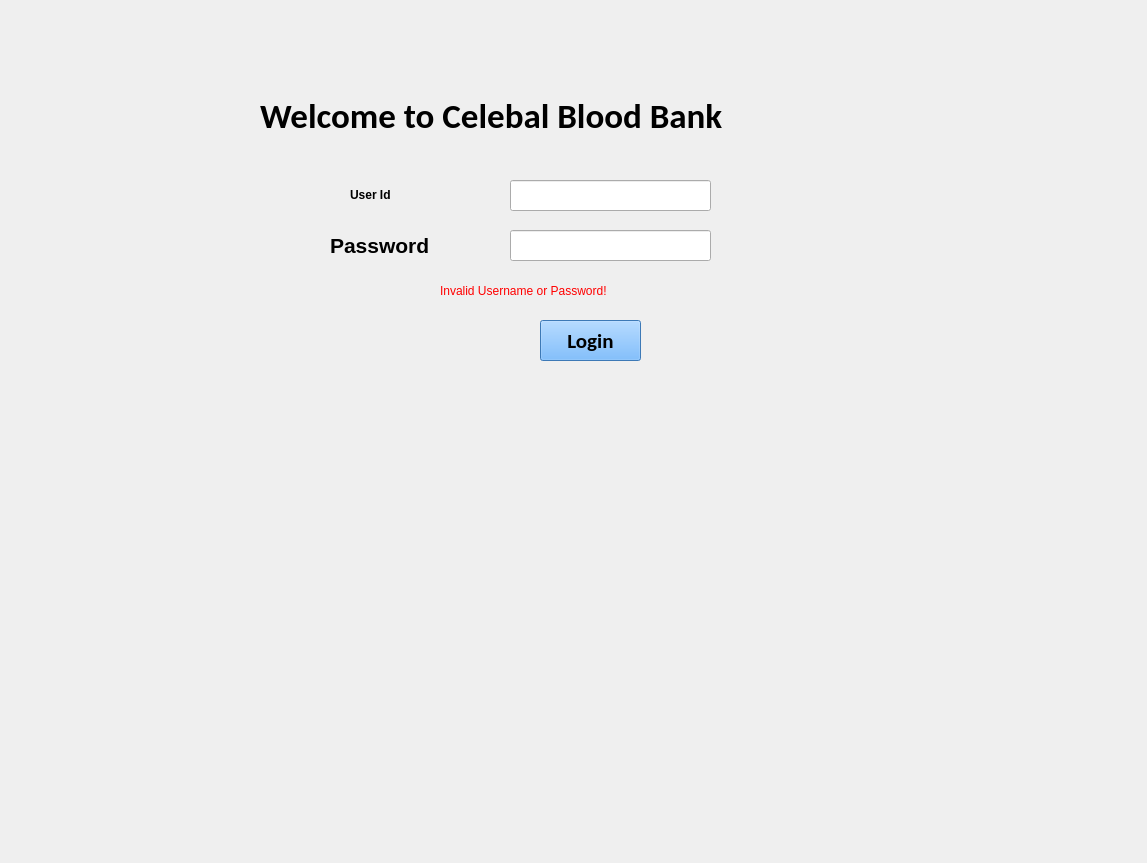
<?xml version="1.0" encoding="UTF-8"?>
<ui version="4.0">
 <class>form</class>
 <widget class="QWidget" name="form">
  <property name="geometry">
   <rect>
    <x>0</x>
    <y>0</y>
    <width>1147</width>
    <height>863</height>
   </rect>
  </property>
  <property name="windowTitle">
   <string>Form</string>
  </property>
  <widget class="QPushButton" name="LoginButton">
   <property name="geometry">
    <rect>
     <x>540</x>
     <y>320</y>
     <width>101</width>
     <height>41</height>
    </rect>
   </property>
   <property name="font">
    <font>
     <family>Calibri</family>
     <pointsize>16</pointsize>
     <weight>75</weight>
     <bold>true</bold>
    </font>
   </property>
   <property name="styleSheet">
    <string notr="true">background-color: rgb(255, 255, 255);
background-color: rgb(85, 170, 255);</string>
   </property>
   <property name="text">
    <string>Login</string>
   </property>
  </widget>
  <widget class="QLineEdit" name="UserIdLineEdit">
   <property name="geometry">
    <rect>
     <x>510</x>
     <y>180</y>
     <width>201</width>
     <height>31</height>
    </rect>
   </property>
  </widget>
  <widget class="QLabel" name="UserIdLabel">
   <property name="geometry">
    <rect>
     <x>350</x>
     <y>170</y>
     <width>101</width>
     <height>51</height>
    </rect>
   </property>
   <property name="styleSheet">
    <string notr="true">font: 75 16pt &quot;MS Shell Dlg 2&quot;;</string>
   </property>
   <property name="text">
    <string>&lt;html&gt;&lt;head/&gt;&lt;body&gt;&lt;p&gt;&lt;span style=&quot; font-weight:600;&quot;&gt;User Id&lt;/span&gt;&lt;/p&gt;&lt;/body&gt;&lt;/html&gt;</string>
   </property>
  </widget>
  <widget class="QLabel" name="PasswordLabel">
   <property name="geometry">
    <rect>
     <x>330</x>
     <y>230</y>
     <width>151</width>
     <height>31</height>
    </rect>
   </property>
   <property name="font">
    <font>
     <family>MS Shell Dlg 2</family>
     <pointsize>16</pointsize>
     <weight>9</weight>
     <italic>false</italic>
     <bold>false</bold>
    </font>
   </property>
   <property name="styleSheet">
    <string notr="true">font: 75 12pt &quot;MS Shell Dlg 2&quot;;
font: 75 16pt &quot;MS Shell Dlg 2&quot;;
font: 75 16pt &quot;MS Shell Dlg 2&quot;;</string>
   </property>
   <property name="text">
    <string>&lt;html&gt;&lt;head/&gt;&lt;body&gt;&lt;p&gt;&lt;span style=&quot; font-weight:600;&quot;&gt;Password&lt;/span&gt;&lt;/p&gt;&lt;/body&gt;&lt;/html&gt;</string>
   </property>
  </widget>
  <widget class="QLabel" name="WelcomeLabel">
   <property name="geometry">
    <rect>
     <x>260</x>
     <y>70</y>
     <width>611</width>
     <height>91</height>
    </rect>
   </property>
   <property name="font">
    <font>
     <family>Calibri</family>
     <pointsize>26</pointsize>
     <weight>75</weight>
     <bold>true</bold>
    </font>
   </property>
   <property name="cursor">
    <cursorShape>BlankCursor</cursorShape>
   </property>
   <property name="autoFillBackground">
    <bool>false</bool>
   </property>
   <property name="text">
    <string>Welcome to Celebal Blood Bank</string>
   </property>
  </widget>
  <widget class="QLineEdit" name="PasswordLineEdit">
   <property name="geometry">
    <rect>
     <x>510</x>
     <y>230</y>
     <width>201</width>
     <height>31</height>
    </rect>
   </property>
  </widget>
  <widget class="QLabel" name="InvalidShowlabel">
   <property name="geometry">
    <rect>
     <x>440</x>
     <y>280</y>
     <width>261</width>
     <height>21</height>
    </rect>
   </property>
   <property name="font">
    <font>
     <pointsize>9</pointsize>
    </font>
   </property>
   <property name="styleSheet">
    <string notr="true">color:rgb(255, 0, 0);</string>
   </property>
   <property name="text">
    <string>Invalid Username or Password!</string>
   </property>
  </widget>
 </widget>
 <resources/>
 <connections/>
</ui>
